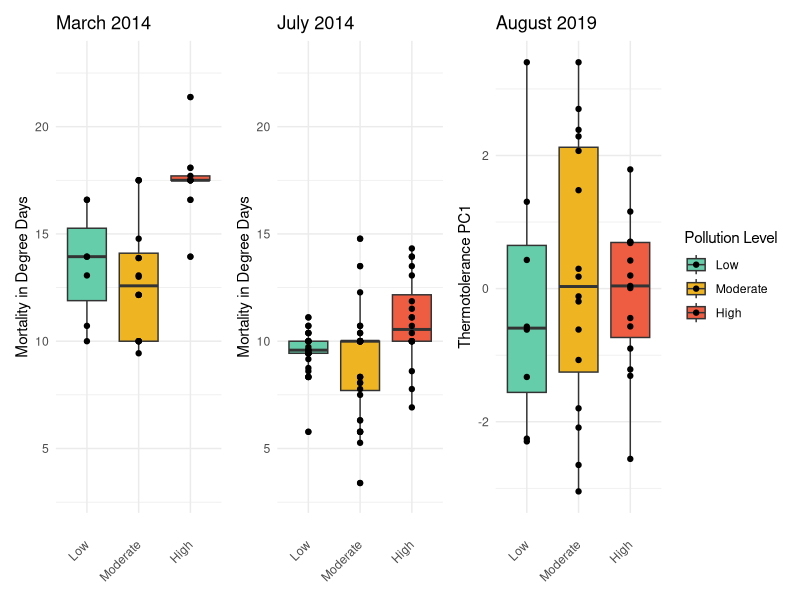
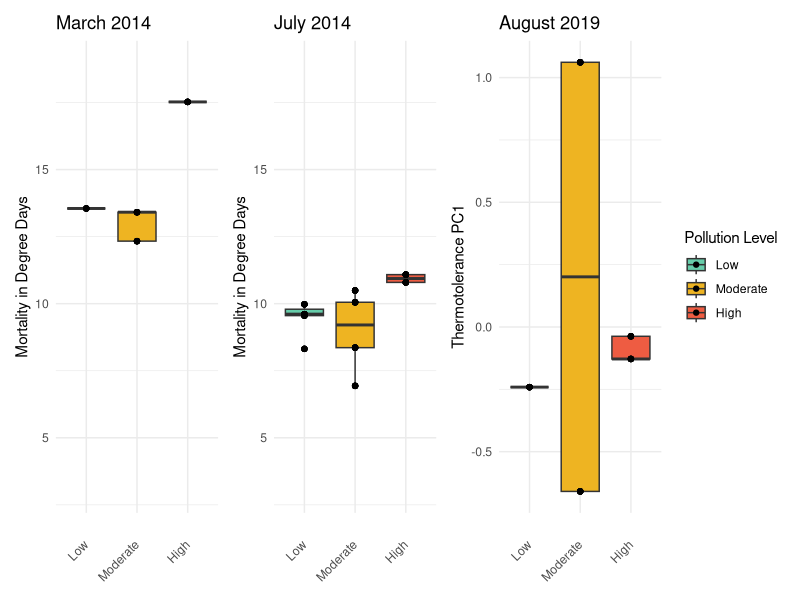
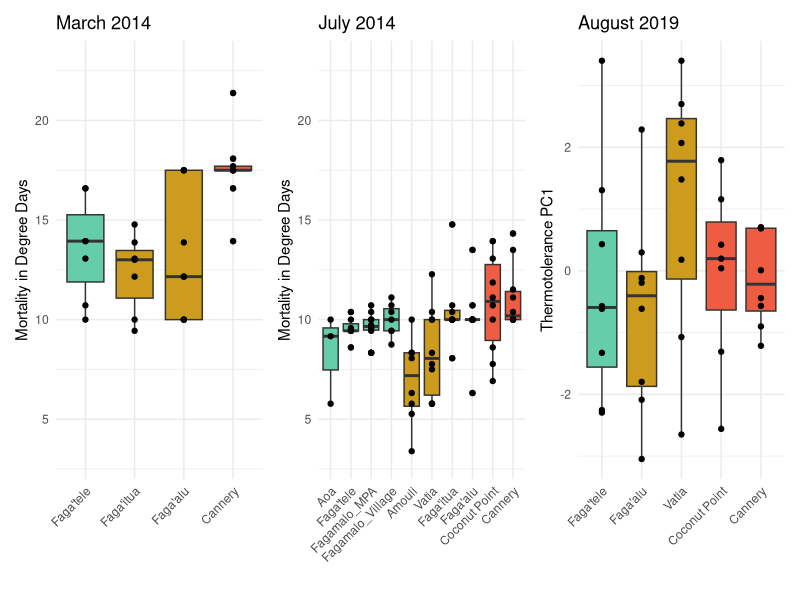

Write the R code that produced these figures, in order. (Note: this script raises an error after producing the figures.)
## ---- chunk 1
setwd("/Users/Melissa/Desktop/GitHub/CBASS_bleachingdata/CRCP_2014_comparisons/")
rm( list = ls())
graphics.off()
library("ggplot2")
library("tidyverse")
library("patchwork")
## ---- chunk 2
y14 <- read.csv("2014_ColonyOutput_Assays_SCLERA.csv")
y19 <- read.csv("2019_UniqueColony_SCLERAModeling_v1.5.csv")

#y14 select only hyacinthus
y14 <- y14 %>%
  filter(Species == "Acropora hyacinthus")
    
y14_march <- y14 %>%
  filter(Season == "March")

y14_july <- y14 %>%
  filter(Season == "July")

sitelevely14_m <- y14_march %>%
  group_by(Site) %>%
  summarize(MortDegDays =  mean(MortDegDays), LBSP = LBSP)

sitelevely14_j <- y14_july %>%
  group_by(Site) %>%
  summarize(MortDegDays =  mean(MortDegDays), LBSP = LBSP)

sitelevely19 <- y19 %>%
  group_by(Site) %>%
  summarize(Phenotype.X0.PC1 =  mean(Phenotype.X0.PC1), LBSP = LBSP)

## ---- chunk 3
#change factor levels for legend order
y14_march$LBSP <- factor(y14_march$LBSP , levels = c("Low", "Moderate", "High"))
y14_july$LBSP <- factor(y14_july$LBSP , levels = c("Low", "Moderate", "High"))
y19$LBSP <- factor(y19$LBSP , levels = c("Low", "Moderate", "High"))


p14_m <- ggplot(y14_march, aes(LBSP,MortDegDays, fill = LBSP)) + geom_boxplot() + scale_x_discrete(limits = c("Low", "Moderate", "High")) + xlab("") + ylab("Mortality in Degree Days") + theme_minimal() + scale_fill_manual(values = c("aquamarine3","goldenrod2", "tomato2" )) + geom_point() + theme(legend.position="none") + ggtitle("March 2014") + ylim(3,23) + theme(axis.text.x = element_text(angle = 45, vjust = 0.5, hjust=1))

p14_j <- ggplot(y14_july, aes(LBSP,MortDegDays, fill = LBSP)) + geom_boxplot() + scale_x_discrete(limits = c("Low", "Moderate", "High")) + xlab("") + ylab("Mortality in Degree Days") + theme_minimal() + scale_fill_manual(values = c("aquamarine3","goldenrod2", "tomato2" )) + geom_point() + theme(legend.position="none") + ggtitle("July 2014") + ylim(3,23) + theme(axis.text.x = element_text(angle = 45, vjust = 0.5, hjust=1))

p19 <- ggplot(y19, aes(LBSP,Phenotype.X0.PC1, fill = LBSP)) + geom_boxplot() + scale_x_discrete(limits = c("Low", "Moderate", "High")) + xlab("") + ylab("Thermotolerance PC1") + theme_minimal() + geom_point()+ scale_fill_manual(values = c("aquamarine3","goldenrod2", "tomato2")) + theme(legend.position="right")+ ggtitle("August 2019") + guides(fill=guide_legend(title="Pollution Level")) + theme(axis.text.x = element_text(angle = 45, vjust = 0.5, hjust=1))

p14_m + p14_j + p19


## ---- chunk 4
#change factor levels for legend order
sitelevely14_m$LBSP <- factor(sitelevely14_m$LBSP , levels = c("Low", "Moderate", "High"))
sitelevely14_j$LBSP <- factor(sitelevely14_j$LBSP , levels = c("Low", "Moderate", "High"))
sitelevely19$LBSP <- factor(sitelevely19$LBSP , levels = c("Low", "Moderate", "High"))


p14_m <- ggplot(sitelevely14_m, aes(LBSP,MortDegDays, fill = LBSP)) + geom_boxplot() + scale_x_discrete(limits = c("Low", "Moderate", "High")) + xlab("") + ylab("Mortality in Degree Days") + theme_minimal() + scale_fill_manual(values = c("aquamarine3","goldenrod2", "tomato2" )) + geom_point() + theme(legend.position="none") + ggtitle("March 2014") + ylim(3,19) + theme(axis.text.x = element_text(angle = 45, vjust = 0.5, hjust=1))

p14_j <- ggplot(sitelevely14_j, aes(LBSP,MortDegDays, fill = LBSP)) + geom_boxplot() + scale_x_discrete(limits = c("Low", "Moderate", "High")) + xlab("") + ylab("Mortality in Degree Days") + theme_minimal() + scale_fill_manual(values = c("aquamarine3","goldenrod2", "tomato2" )) + geom_point() + theme(legend.position="none") + ggtitle("July 2014") + ylim(3,19) + theme(axis.text.x = element_text(angle = 45, vjust = 0.5, hjust=1))

p19 <- ggplot(sitelevely19, aes(LBSP,Phenotype.X0.PC1, fill = LBSP)) + geom_boxplot() + scale_x_discrete(limits = c("Low", "Moderate", "High")) + xlab("") + ylab("Thermotolerance PC1") + theme_minimal() + geom_point()+ scale_fill_manual(values = c("aquamarine3","goldenrod2", "tomato2")) + theme(legend.position="right")+ ggtitle("August 2019") + guides(fill=guide_legend(title="Pollution Level")) + theme(axis.text.x = element_text(angle = 45, vjust = 0.5, hjust=1))

p14_m + p14_j + p19
## ---- chunk 5
#rearrange levels for graphing
y14_march$Site <- factor(y14_march$Site, levels = c("Faga'tele", "Faga'itua","Faga'alu", "Cannery"))
y14_july$Site <- factor(y14_july$Site, levels = c("Aoa", "Faga'tele" ,"Fagamalo_MPA", "Fagamalo_Village","Amouli","Vatia", "Faga'itua","Faga'alu", "Coconut Point","Cannery"))
y19$Site <- factor(y19$Site, levels = c("Faga'tele", "Faga'alu",'Vatia', "Coconut Point", "Cannery"))

p14_m <- ggplot(y14_march, aes(Site,MortDegDays, fill = Site)) + geom_boxplot()  + xlab("") + ylab("Mortality in Degree Days") + theme_minimal() + geom_point() + scale_x_discrete(limits = c("Faga'tele" ,"Faga'itua","Faga'alu", "Cannery"))+ theme(axis.text.x = element_text(angle = 45, hjust = 1)) + theme(legend.position="none") + ggtitle("March 2014") + scale_fill_manual(values = c("aquamarine3","goldenrod3","goldenrod3","tomato2")) + ylim(3,23)

p14_j <- ggplot(y14_july, aes(Site,MortDegDays, fill = Site)) + geom_boxplot()  + xlab("") + ylab("Mortality in Degree Days") + theme_minimal()  + geom_point() + scale_x_discrete(limits = c("Aoa","Faga'tele","Fagamalo_MPA", "Fagamalo_Village","Amouli","Vatia", "Faga'itua","Faga'alu", "Coconut Point","Cannery"))+ theme(axis.text.x = element_text(angle = 45, hjust = 1)) + theme(legend.position="none") + ggtitle("July 2014") + scale_fill_manual(values = c( "aquamarine3","aquamarine3","aquamarine3","aquamarine3", "goldenrod3", "goldenrod3","goldenrod3", "goldenrod3", "tomato2","tomato2"))+ ylim(3,23)


p19 <- ggplot(y19, aes(Site,Phenotype.X0.PC1, fill = Site)) + geom_boxplot() + xlab("") + ylab("Thermotolerance PC1") + theme_minimal() + geom_point() + scale_x_discrete(limits = c("Faga'tele", "Faga'alu",'Vatia', "Coconut Point", "Cannery"))+ theme(axis.text.x = element_text(angle = 45, hjust = 1)) + theme(legend.position="none") + ggtitle("August 2019") + scale_fill_manual(values = c("aquamarine3","goldenrod3", "goldenrod3","tomato2", "tomato2"))


p14_m + p14_j + p19

ggsave("../Figures/colonylevel_bysite_allsites_alltimes_08_11_21.png", width = 10, height = 5)
## ---- chunk 6

y14_5sites <- y14 %>%
  filter(Site == "Cannery" | Site =="Coconut Point" |Site == "Faga'alu" | Site =="Vatia" |Site == "Faga'tele")

p14 <- ggplot(y14_5sites, aes(Site,MortDegDays, fill = Site)) + geom_boxplot()  + xlab("") + ylab("LD50") + theme_minimal() + geom_point() + scale_x_discrete(limits = c("Cannery", "Coconut Point", "Faga'alu", "Vatia", "Faga'tele"))+ theme(axis.text.x = element_text(angle = 45, hjust = 1))+ ggtitle("2014")+ scale_fill_manual(values = c("tomato2","tomato2", "goldenrod3", "aquamarine3","goldenrod3")) + theme(legend.position="none")

p19 <- ggplot(y19, aes(Site,Phenotype.X0.PC1, fill = Site)) + geom_boxplot() + xlab("") + ylab("PC1") + theme_minimal() + geom_point() + scale_x_discrete(limits = c("Cannery", "Coconut Point", "Faga'alu", "Vatia", "Faga'tele"))+ theme(axis.text.x = element_text(angle = 45, hjust = 1)) + ggtitle("2019")+ scale_fill_manual(values = c("tomato2","tomato2", "goldenrod3", "aquamarine3","goldenrod3" ))

p14 + p19
